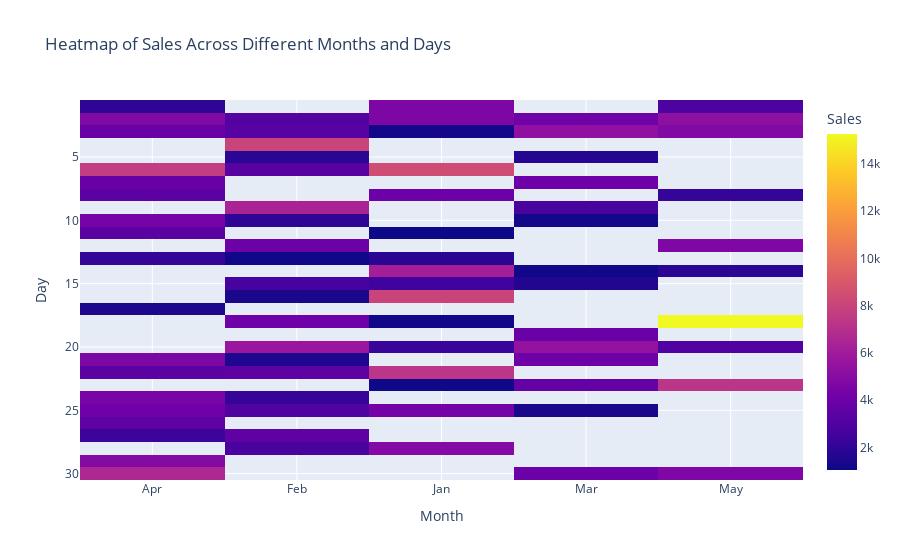

Notebook source saved alongside this figure:
### Code cell
# 3. Using the sales data, generate a heatmap to visualize the variation in sales across different months and days.
# np.random.seed(20)
# data = {
#     'Month': np.random.choice(['Jan', 'Feb', 'Mar', 'Apr', 'May'], 100),
#     'Day': np.random.choice(range (1, 31), 100),
#     'Sales': np.random.randint(1000, 5000, 100)
# }
# df pd.DataFrame(data)


# Answer:-


import numpy as np
import pandas as pd
import plotly.express as px

data = {
    'Month': np.random.choice(['Jan', 'Feb', 'Mar', 'Apr', 'May'], 100),
    'Day': np.random.choice(range(1, 31), 100),
    'Sales': np.random.randint(1000, 5000, 100)
}
df = pd.DataFrame(data)

# Pivot the Data for Heatmap
heatmap_data = df.pivot_table(index='Day', columns='Month', values='Sales', aggfunc='sum')

# Create Heatmap
fig = px.imshow(heatmap_data, labels=dict(x="Month", y="Day", color="Sales"),title='Heatmap of Sales Across Different Months and Days')
fig.show()

### Figure 1 — Plotly figure (JSON) as saved in the notebook; plotly's stock layout.template omitted (floating-point values rounded to 4 significant figures; data arrays with more than 128 entries replaced by an {"elided": "..."} marker saying what was removed)
{"data": [{"coloraxis": "coloraxis", "hovertemplate": "Month: %{x}<br>Day: %{y}<br>Sales: %{z}<extra></extra>", "name": "0", "type": "heatmap", "x": ["Apr", "Feb", "Jan", "Mar", "May"], "xaxis": "x", "y": [1, 2, 3, 4, 5, 6, 7, 8, 9, 10, 11, 12, 13, 14, 15, 16, 17, 18, 19, 20, 21, 22, 23, 24, 25, 26, 27, 28, 29, 30], "yaxis": "y", "z": {"elided": "30x5 int values"}}], "layout": {"coloraxis": {"colorbar": {"title": {"text": "Sales"}}, "colorscale": [[0, "#0d0887"], [0.1111, "#46039f"], [0.2222, "#7201a8"], [0.3333, "#9c179e"], [0.4444, "#bd3786"], [0.5556, "#d8576b"], [0.6667, "#ed7953"], [0.7778, "#fb9f3a"], [0.8889, "#fdca26"], [1, "#f0f921"]]}, "title": {"text": "Heatmap of Sales Across Different Months and Days"}, "xaxis": {"anchor": "y", "constrain": "domain", "domain": [0, 1], "scaleanchor": "y", "title": {"text": "Month"}}, "yaxis": {"anchor": "x", "autorange": "reversed", "constrain": "domain", "domain": [0, 1], "title": {"text": "Day"}}}}
